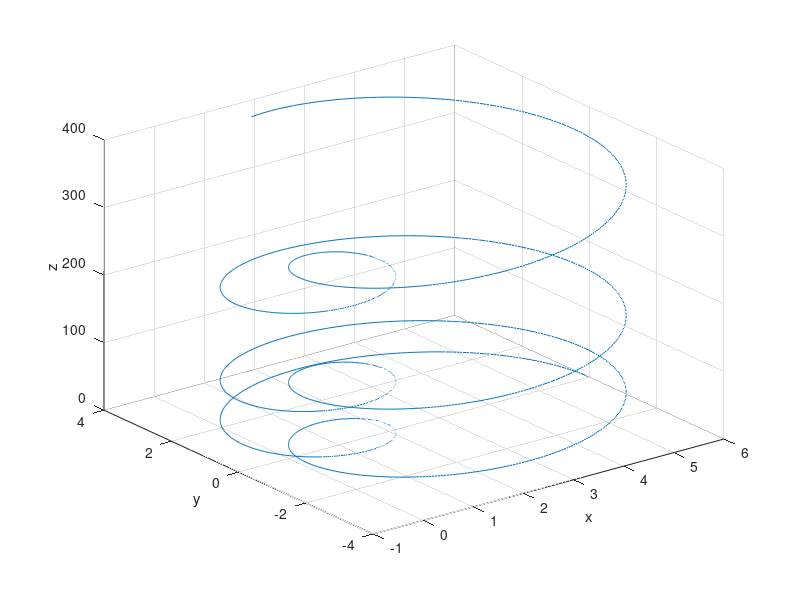

This figure's MATLAB source:
%Daniel Ribeiro Santiago
%Ex 1 topico 5

clear
clc

t = 0:0.01:20;
x = (2+4.*cos(t)).*cos(t);
y = (2+4.*cos(t)).*sin(t);
z = t.^2;

plot3(x,y,z)
grid on
xlabel x
ylabel y
zlabel z

